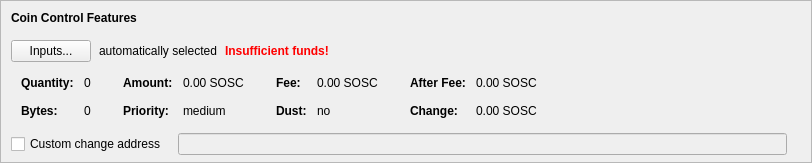
    <widget class="QFrame" name="frameCoinControl">
     <property name="sizePolicy">
      <sizepolicy hsizetype="Expanding" vsizetype="Expanding">
       <horstretch>0</horstretch>
       <verstretch>0</verstretch>
      </sizepolicy>
     </property>
     <property name="maximumSize">
      <size>
       <width>16777215</width>
       <height>16777215</height>
      </size>
     </property>
     <property name="frameShape">
      <enum>QFrame::StyledPanel</enum>
     </property>
     <property name="frameShadow">
      <enum>QFrame::Sunken</enum>
     </property>
     <layout class="QVBoxLayout" name="verticalLayoutCoinControl2">
      <property name="spacing">
       <number>0</number>
      </property>
      <property name="leftMargin">
       <number>0</number>
      </property>
      <property name="topMargin">
       <number>0</number>
      </property>
      <property name="rightMargin">
       <number>0</number>
      </property>
      <property name="bottomMargin">
       <number>6</number>
      </property>
      <item>
       <layout class="QVBoxLayout" name="verticalLayoutCoinControl" stretch="0,0,0,0,1">
        <property name="spacing">
         <number>0</number>
        </property>
        <property name="leftMargin">
         <number>10</number>
        </property>
        <property name="topMargin">
         <number>10</number>
        </property>
        <item>
         <layout class="QHBoxLayout" name="horizontalLayoutCoinControl1">
          <property name="bottomMargin">
           <number>15</number>
          </property>
          <item>
           <widget class="QLabel" name="labelCoinControlFeatures">
            <property name="sizePolicy">
             <sizepolicy hsizetype="Preferred" vsizetype="Maximum">
              <horstretch>0</horstretch>
              <verstretch>0</verstretch>
             </sizepolicy>
            </property>
            <property name="font">
             <font>
              <weight>75</weight>
              <bold>true</bold>
             </font>
            </property>
            <property name="styleSheet">
             <string notr="true">font-weight:bold;</string>
            </property>
            <property name="text">
             <string>Coin Control Features</string>
            </property>
           </widget>
          </item>
         </layout>
        </item>
        <item>
         <layout class="QHBoxLayout" name="horizontalLayoutCoinControl2" stretch="0,0,0,0">
          <property name="spacing">
           <number>8</number>
          </property>
          <property name="bottomMargin">
           <number>10</number>
          </property>
          <item>
           <widget class="QPushButton" name="pushButtonCoinControl">
            <property name="styleSheet">
             <string notr="true"/>
            </property>
            <property name="text">
             <string>Inputs...</string>
            </property>
            <property name="autoDefault">
             <bool>false</bool>
            </property>
           </widget>
          </item>
          <item>
           <widget class="QLabel" name="labelCoinControlAutomaticallySelected">
            <property name="text">
             <string>automatically selected</string>
            </property>
            <property name="margin">
             <number>5</number>
            </property>
           </widget>
          </item>
          <item>
           <widget class="QLabel" name="labelCoinControlInsuffFunds">
            <property name="font">
             <font>
              <weight>75</weight>
              <bold>true</bold>
             </font>
            </property>
            <property name="styleSheet">
             <string notr="true">color:red;font-weight:bold;</string>
            </property>
            <property name="text">
             <string>Insufficient funds!</string>
            </property>
            <property name="margin">
             <number>5</number>
            </property>
           </widget>
          </item>
          <item>
           <spacer name="horizontalSpacerCoinControl">
            <property name="orientation">
             <enum>Qt::Horizontal</enum>
            </property>
            <property name="sizeHint" stdset="0">
             <size>
              <width>40</width>
              <height>1</height>
             </size>
            </property>
           </spacer>
          </item>
         </layout>
        </item>
        <item>
         <widget class="QWidget" name="widgetCoinControl" native="true">
          <property name="sizePolicy">
           <sizepolicy hsizetype="Preferred" vsizetype="Preferred">
            <horstretch>0</horstretch>
            <verstretch>0</verstretch>
           </sizepolicy>
          </property>
          <property name="minimumSize">
           <size>
            <width>0</width>
            <height>0</height>
           </size>
          </property>
          <property name="styleSheet">
           <string notr="true"/>
          </property>
          <layout class="QHBoxLayout" name="horizontalLayoutCoinControl5">
           <property name="leftMargin">
            <number>0</number>
           </property>
           <property name="topMargin">
            <number>0</number>
           </property>
           <property name="rightMargin">
            <number>0</number>
           </property>
           <property name="bottomMargin">
            <number>0</number>
           </property>
           <item>
            <layout class="QHBoxLayout" name="horizontalLayoutCoinControl3" stretch="0,0,0,1">
             <property name="spacing">
              <number>20</number>
             </property>
             <property name="topMargin">
              <number>0</number>
             </property>
             <property name="bottomMargin">
              <number>10</number>
             </property>
             <item>
              <layout class="QFormLayout" name="formLayoutCoinControl1">
               <property name="horizontalSpacing">
                <number>10</number>
               </property>
               <property name="verticalSpacing">
                <number>14</number>
               </property>
               <property name="leftMargin">
                <number>10</number>
               </property>
               <property name="topMargin">
                <number>4</number>
               </property>
               <property name="rightMargin">
                <number>6</number>
               </property>
               <item row="0" column="0">
                <widget class="QLabel" name="labelCoinControlQuantityText">
                 <property name="font">
                  <font>
                   <weight>75</weight>
                   <bold>true</bold>
                  </font>
                 </property>
                 <property name="text">
                  <string>Quantity:</string>
                 </property>
                 <property name="margin">
                  <number>0</number>
                 </property>
                </widget>
               </item>
               <item row="0" column="1">
                <widget class="QLabel" name="labelCoinControlQuantity">
                 <property name="cursor">
                  <cursorShape>IBeamCursor</cursorShape>
                 </property>
                 <property name="contextMenuPolicy">
                  <enum>Qt::ActionsContextMenu</enum>
                 </property>
                 <property name="text">
                  <string notr="true">0</string>
                 </property>
                 <property name="margin">
                  <number>0</number>
                 </property>
                 <property name="textInteractionFlags">
                  <set>Qt::LinksAccessibleByMouse|Qt::TextSelectableByKeyboard|Qt::TextSelectableByMouse</set>
                 </property>
                </widget>
               </item>
               <item row="1" column="0">
                <widget class="QLabel" name="labelCoinControlBytesText">
                 <property name="font">
                  <font>
                   <weight>75</weight>
                   <bold>true</bold>
                  </font>
                 </property>
                 <property name="text">
                  <string>Bytes:</string>
                 </property>
                </widget>
               </item>
               <item row="1" column="1">
                <widget class="QLabel" name="labelCoinControlBytes">
                 <property name="cursor">
                  <cursorShape>IBeamCursor</cursorShape>
                 </property>
                 <property name="contextMenuPolicy">
                  <enum>Qt::ActionsContextMenu</enum>
                 </property>
                 <property name="text">
                  <string notr="true">0</string>
                 </property>
                 <property name="textInteractionFlags">
                  <set>Qt::LinksAccessibleByMouse|Qt::TextSelectableByKeyboard|Qt::TextSelectableByMouse</set>
                 </property>
                </widget>
               </item>
              </layout>
             </item>
             <item>
              <layout class="QFormLayout" name="formLayoutCoinControl2">
               <property name="horizontalSpacing">
                <number>10</number>
               </property>
               <property name="verticalSpacing">
                <number>14</number>
               </property>
               <property name="leftMargin">
                <number>6</number>
               </property>
               <property name="topMargin">
                <number>4</number>
               </property>
               <property name="rightMargin">
                <number>6</number>
               </property>
               <item row="0" column="0">
                <widget class="QLabel" name="labelCoinControlAmountText">
                 <property name="font">
                  <font>
                   <weight>75</weight>
                   <bold>true</bold>
                  </font>
                 </property>
                 <property name="text">
                  <string>Amount:</string>
                 </property>
                 <property name="margin">
                  <number>0</number>
                 </property>
                </widget>
               </item>
               <item row="0" column="1">
                <widget class="QLabel" name="labelCoinControlAmount">
                 <property name="cursor">
                  <cursorShape>IBeamCursor</cursorShape>
                 </property>
                 <property name="contextMenuPolicy">
                  <enum>Qt::ActionsContextMenu</enum>
                 </property>
                 <property name="text">
                  <string notr="true">0.00 SOSC</string>
                 </property>
                 <property name="textInteractionFlags">
                  <set>Qt::LinksAccessibleByMouse|Qt::TextSelectableByKeyboard|Qt::TextSelectableByMouse</set>
                 </property>
                </widget>
               </item>
               <item row="1" column="0">
                <widget class="QLabel" name="labelCoinControlPriorityText">
                 <property name="font">
                  <font>
                   <weight>75</weight>
                   <bold>true</bold>
                  </font>
                 </property>
                 <property name="text">
                  <string>Priority:</string>
                 </property>
                </widget>
               </item>
               <item row="1" column="1">
                <widget class="QLabel" name="labelCoinControlPriority">
                 <property name="cursor">
                  <cursorShape>IBeamCursor</cursorShape>
                 </property>
                 <property name="contextMenuPolicy">
                  <enum>Qt::ActionsContextMenu</enum>
                 </property>
                 <property name="text">
                  <string notr="true">medium</string>
                 </property>
                 <property name="textInteractionFlags">
                  <set>Qt::LinksAccessibleByMouse|Qt::TextSelectableByKeyboard|Qt::TextSelectableByMouse</set>
                 </property>
                </widget>
               </item>
              </layout>
             </item>
             <item>
              <layout class="QFormLayout" name="formLayoutCoinControl3">
               <property name="horizontalSpacing">
                <number>10</number>
               </property>
               <property name="verticalSpacing">
                <number>14</number>
               </property>
               <property name="leftMargin">
                <number>6</number>
               </property>
               <property name="topMargin">
                <number>4</number>
               </property>
               <property name="rightMargin">
                <number>6</number>
               </property>
               <item row="0" column="0">
                <widget class="QLabel" name="labelCoinControlFeeText">
                 <property name="font">
                  <font>
                   <weight>75</weight>
                   <bold>true</bold>
                  </font>
                 </property>
                 <property name="text">
                  <string>Fee:</string>
                 </property>
                 <property name="margin">
                  <number>0</number>
                 </property>
                </widget>
               </item>
               <item row="0" column="1">
                <widget class="QLabel" name="labelCoinControlFee">
                 <property name="cursor">
                  <cursorShape>IBeamCursor</cursorShape>
                 </property>
                 <property name="contextMenuPolicy">
                  <enum>Qt::ActionsContextMenu</enum>
                 </property>
                 <property name="text">
                  <string notr="true">0.00 SOSC</string>
                 </property>
                 <property name="textInteractionFlags">
                  <set>Qt::LinksAccessibleByMouse|Qt::TextSelectableByKeyboard|Qt::TextSelectableByMouse</set>
                 </property>
                </widget>
               </item>
               <item row="1" column="0">
                <widget class="QLabel" name="labelCoinControlLowOutputText">
                 <property name="font">
                  <font>
                   <weight>75</weight>
                   <bold>true</bold>
                  </font>
                 </property>
                 <property name="text">
                  <string>Dust:</string>
                 </property>
                </widget>
               </item>
               <item row="1" column="1">
                <widget class="QLabel" name="labelCoinControlLowOutput">
                 <property name="cursor">
                  <cursorShape>IBeamCursor</cursorShape>
                 </property>
                 <property name="contextMenuPolicy">
                  <enum>Qt::ActionsContextMenu</enum>
                 </property>
                 <property name="text">
                  <string notr="true">no</string>
                 </property>
                 <property name="textInteractionFlags">
                  <set>Qt::LinksAccessibleByMouse|Qt::TextSelectableByKeyboard|Qt::TextSelectableByMouse</set>
                 </property>
                </widget>
               </item>
              </layout>
             </item>
             <item>
              <layout class="QFormLayout" name="formLayoutCoinControl4">
               <property name="horizontalSpacing">
                <number>10</number>
               </property>
               <property name="verticalSpacing">
                <number>14</number>
               </property>
               <property name="leftMargin">
                <number>6</number>
               </property>
               <property name="topMargin">
                <number>4</number>
               </property>
               <property name="rightMargin">
                <number>6</number>
               </property>
               <item row="0" column="0">
                <widget class="QLabel" name="labelCoinControlAfterFeeText">
                 <property name="font">
                  <font>
                   <weight>75</weight>
                   <bold>true</bold>
                  </font>
                 </property>
                 <property name="text">
                  <string>After Fee:</string>
                 </property>
                 <property name="margin">
                  <number>0</number>
                 </property>
                </widget>
               </item>
               <item row="0" column="1">
                <widget class="QLabel" name="labelCoinControlAfterFee">
                 <property name="cursor">
                  <cursorShape>IBeamCursor</cursorShape>
                 </property>
                 <property name="contextMenuPolicy">
                  <enum>Qt::ActionsContextMenu</enum>
                 </property>
                 <property name="text">
                  <string notr="true">0.00 SOSC</string>
                 </property>
                 <property name="textInteractionFlags">
                  <set>Qt::LinksAccessibleByMouse|Qt::TextSelectableByKeyboard|Qt::TextSelectableByMouse</set>
                 </property>
                </widget>
               </item>
               <item row="1" column="0">
                <widget class="QLabel" name="labelCoinControlChangeText">
                 <property name="font">
                  <font>
                   <weight>75</weight>
                   <bold>true</bold>
                  </font>
                 </property>
                 <property name="text">
                  <string>Change:</string>
                 </property>
                </widget>
               </item>
               <item row="1" column="1">
                <widget class="QLabel" name="labelCoinControlChange">
                 <property name="cursor">
                  <cursorShape>IBeamCursor</cursorShape>
                 </property>
                 <property name="contextMenuPolicy">
                  <enum>Qt::ActionsContextMenu</enum>
                 </property>
                 <property name="text">
                  <string notr="true">0.00 SOSC</string>
                 </property>
                 <property name="textInteractionFlags">
                  <set>Qt::LinksAccessibleByMouse|Qt::TextSelectableByKeyboard|Qt::TextSelectableByMouse</set>
                 </property>
                </widget>
               </item>
              </layout>
             </item>
            </layout>
           </item>
          </layout>
         </widget>
        </item>
        <item>
         <layout class="QHBoxLayout" name="horizontalLayoutCoinControl4" stretch="0,0,0">
          <property name="spacing">
           <number>12</number>
          </property>
          <property name="sizeConstraint">
           <enum>QLayout::SetDefaultConstraint</enum>
          </property>
          <property name="topMargin">
           <number>5</number>
          </property>
          <property name="rightMargin">
           <number>5</number>
          </property>
          <item>
           <widget class="QCheckBox" name="checkBoxCoinControlChange">
            <property name="toolTip">
             <string>If this is activated, but the change address is empty or invalid, change will be sent to a newly generated address.</string>
            </property>
            <property name="text">
             <string>Custom change address</string>
            </property>
           </widget>
          </item>
          <item>
           <widget class="QValidatedLineEdit" name="lineEditCoinControlChange">
            <property name="enabled">
             <bool>false</bool>
            </property>
            <property name="sizePolicy">
             <sizepolicy hsizetype="Expanding" vsizetype="Fixed">
              <horstretch>0</horstretch>
              <verstretch>0</verstretch>
             </sizepolicy>
            </property>
           </widget>
          </item>
          <item>
           <widget class="QLabel" name="labelCoinControlChangeLabel">
            <property name="sizePolicy">
             <sizepolicy hsizetype="Preferred" vsizetype="Expanding">
              <horstretch>0</horstretch>
              <verstretch>0</verstretch>
             </sizepolicy>
            </property>
            <property name="minimumSize">
             <size>
              <width>0</width>
              <height>0</height>
             </size>
            </property>
            <property name="text">
             <string/>
            </property>
            <property name="margin">
             <number>3</number>
            </property>
           </widget>
          </item>
         </layout>
        </item>
        <item>
         <spacer name="verticalSpacerCoinControl">
          <property name="orientation">
           <enum>Qt::Vertical</enum>
          </property>
          <property name="sizeHint" stdset="0">
           <size>
            <width>800</width>
            <height>1</height>
           </size>
          </property>
         </spacer>
        </item>
       </layout>
      </item>
     </layout>
    </widget>
